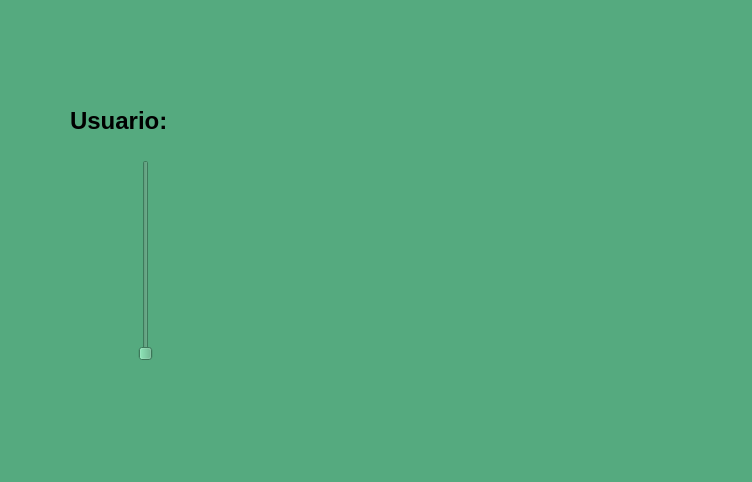
<?xml version="1.0" encoding="UTF-8"?>
<ui version="4.0">
 <class>MainWindow</class>
 <widget class="QMainWindow" name="MainWindow">
  <property name="geometry">
   <rect>
    <x>0</x>
    <y>0</y>
    <width>752</width>
    <height>482</height>
   </rect>
  </property>
  <property name="windowTitle">
   <string>MainWindow</string>
  </property>
  <property name="styleSheet">
   <string notr="true">background-color: rgb(85, 170, 127);</string>
  </property>
  <widget class="QWidget" name="centralwidget">
   <widget class="QLabel" name="label_logouat">
    <property name="geometry">
     <rect>
      <x>20</x>
      <y>-10</y>
      <width>191</width>
      <height>101</height>
     </rect>
    </property>
    <property name="text">
     <string/>
    </property>
    <property name="pixmap">
     <pixmap resource="../Imagenes/recursos1.qrc">:/logos/LogoUAT.png</pixmap>
    </property>
    <property name="scaledContents">
     <bool>true</bool>
    </property>
   </widget>
   <widget class="QLabel" name="label_logofit">
    <property name="geometry">
     <rect>
      <x>570</x>
      <y>0</y>
      <width>171</width>
      <height>101</height>
     </rect>
    </property>
    <property name="text">
     <string/>
    </property>
    <property name="pixmap">
     <pixmap resource="../Imagenes/recursos1.qrc">:/logos/LogoFIT.png</pixmap>
    </property>
    <property name="scaledContents">
     <bool>true</bool>
    </property>
   </widget>
   <widget class="QLabel" name="label_logoequipo">
    <property name="geometry">
     <rect>
      <x>590</x>
      <y>320</y>
      <width>151</width>
      <height>101</height>
     </rect>
    </property>
    <property name="text">
     <string/>
    </property>
    <property name="pixmap">
     <pixmap resource="../Imagenes/recursos1.qrc">:/logos/LogoEquipo.jpeg</pixmap>
    </property>
    <property name="scaledContents">
     <bool>true</bool>
    </property>
   </widget>
   <widget class="QLabel" name="img_persona">
    <property name="geometry">
     <rect>
      <x>240</x>
      <y>140</y>
      <width>151</width>
      <height>211</height>
     </rect>
    </property>
    <property name="text">
     <string/>
    </property>
    <property name="pixmap">
     <pixmap resource="../Imagenes/recursos1.qrc">:/logos/Jorge.png</pixmap>
    </property>
    <property name="scaledContents">
     <bool>true</bool>
    </property>
   </widget>
   <widget class="QSlider" name="vs_integrantes">
    <property name="geometry">
     <rect>
      <x>120</x>
      <y>160</y>
      <width>51</width>
      <height>201</height>
     </rect>
    </property>
    <property name="orientation">
     <enum>Qt::Vertical</enum>
    </property>
   </widget>
   <widget class="QLabel" name="label_3">
    <property name="geometry">
     <rect>
      <x>70</x>
      <y>100</y>
      <width>171</width>
      <height>41</height>
     </rect>
    </property>
    <property name="font">
     <font>
      <pointsize>18</pointsize>
      <weight>75</weight>
      <bold>true</bold>
     </font>
    </property>
    <property name="text">
     <string>Usuario:</string>
    </property>
   </widget>
  </widget>
  <widget class="QMenuBar" name="menubar">
   <property name="geometry">
    <rect>
     <x>0</x>
     <y>0</y>
     <width>752</width>
     <height>26</height>
    </rect>
   </property>
  </widget>
  <widget class="QStatusBar" name="statusbar"/>
 </widget>
 <resources>
  <include location="../Imagenes/recursos1.qrc"/>
  <include location="../Imagenes/recursos1.qrc"/>
 </resources>
 <connections/>
</ui>
